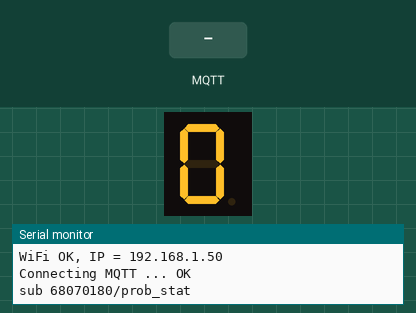
The sketch below on a simulated Arduino Uno R4 WiFi. Parts: 1-digit seven-segment display, the last lines printed to the serial monitor. Wiring (inferred from the names in the program): 1-digit 7-segment display, segments lit when LOW: segments D2, D3, D4, D5, D6, D7, D8. Inputs (shaded band) come from the test bench. WiFi joins after 1.5 s; servers stay silent unless stated; random numbers use the default seed unless the sketch sets one; no MQTT or app messages arrive unless stated; the segment pins are drawn as the display they are named for.

Above: at 2.7 s.
2.8 s: MQTT message "Gate 7" arrives on the first subscribed topic
At 3.1 s:
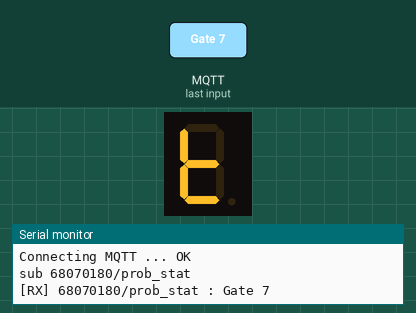
4.3 s: MQTT message "6" arrives on the first subscribed topic
At 5.4 s:
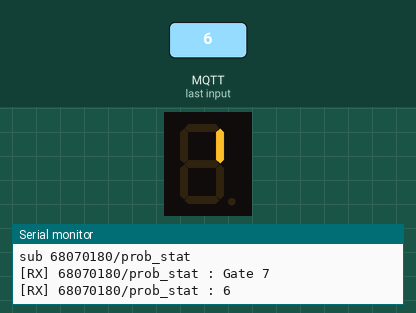
5.8 s: MQTT message "5" arrives on the first subscribed topic
At 6.6 s:
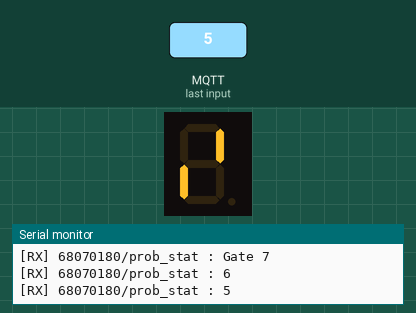
7.3 s: MQTT message "90" arrives on the first subscribed topic
At 7.7 s:
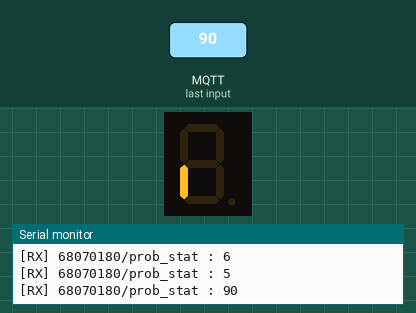
8.8 s: MQTT message "200" arrives on the first subscribed topic
At 10.0 s:
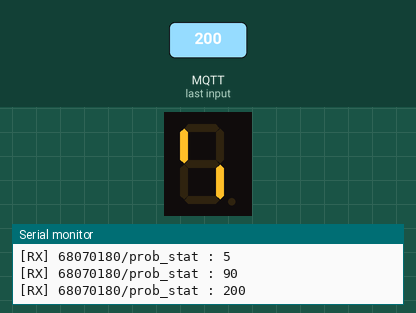
10.3 s: MQTT message "1" arrives on the first subscribed topic
At 11.2 s:
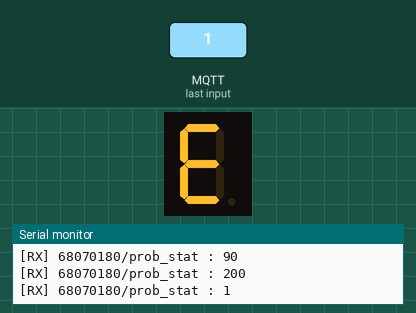
Timing chart, 0 to 12.8 s (numbered marks = the images above; inputs shaded):
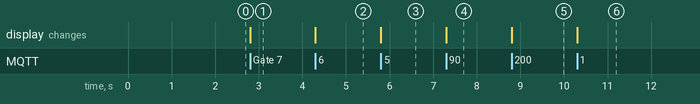

Measured:
- after the input at 2.8 s, the display: changes at once (image 1)
- after the input at 4.3 s, the display: changes at once (image 2)
- after the input at 5.8 s, the display: changes at once (image 3)
- after the input at 7.3 s, the display: changes at once (image 4)
- after the input at 8.8 s, the display: changes at once (image 5)
- after the input at 10.3 s, the display: changes at once (image 6)

The sketch:

FINAL68_Q2_Gate_7Segment.ino
```cpp
// =====================================================================
// Final 68 ข้อ 2 : 7-segment กับการสุ่ม Gate ที่ Changi (1 คะแนน)
// subscribe topic student_id/prob_stat (ตัวเลข 0–9 ที่ระบบสุ่มส่งมา)
// แล้วแสดงบน 7-segment ขนาด 1 หลัก
//
// บอร์ด Arduino UNO R4 WiFi   ไลบรารี: MQTT (MQTTClient.h)
// วงจร 7-Segment (Common Cathode):
//   a -> D2, b -> D3, c -> D4, d -> D5, e -> D6, f -> D7, g -> D8 (ผ่าน R 330Ω ทุกเส้น)
//   Common -> GND
// =====================================================================

#include <WiFiS3.h>
#include <MQTTClient.h>

// ===== แก้ตรงนี้ =====
const char WIFI_SSID[]  = "iphone 80 promax";
const char WIFI_PASSWORD[]  = "88888888";
const String STUDENT_ID = "68070180";           // <<< รหัสนักศึกษา

const char MQTT_BROKER_ADRRESS[] = "phycom.it.kmitl.ac.th";
// const char MQTT_BROKER_ADRRESS[] = "mqtt-dashboard.com";
// const char MQTT_BROKER_ADRRESS[] = "test.mosquitto.org";
const int   MQTT_PORT = 1883;

const int SEG_PINS[7] = {2, 3, 4, 5, 6, 7, 8};  // a, b, c, d, e, f, g
const bool COMMON_ANODE = false;                 // ถ้า 7-Segment เป็น Common Anode ให้เป็น true และต่อ Common -> 5V

//          a
//        -----
//     f |     | b
//        --g--
//     e |     | c
//        -----
//          d
const byte DIGITS[10][7] = {
  {1,1,1,1,1,1,0},  // 0
  {0,1,1,0,0,0,0},  // 1
  {1,1,0,1,1,0,1},  // 2
  {1,1,1,1,0,0,1},  // 3
  {0,1,1,0,0,1,1},  // 4
  {1,0,1,1,0,1,1},  // 5
  {1,0,1,1,1,1,1},  // 6
  {1,1,1,0,0,0,0},  // 7
  {1,1,1,1,1,1,1},  // 8
  {1,1,1,1,0,1,1}   // 9
};

String TOPIC_GATE;
WiFiClient network;
MQTTClient mqtt = MQTTClient(256);

void writeSeg(int i, bool on) {
  if (COMMON_ANODE) on = !on;
  digitalWrite(SEG_PINS[i], on ? HIGH : LOW);
}

void showDigit(int n) {
  for (int i = 0; i < 7; i++) writeSeg(i, DIGITS[n][i]);
}

void showDash() {                                // ขีดกลาง = ยังไม่ได้รับค่า / ค่าผิด
  for (int i = 0; i < 7; i++) writeSeg(i, i == 6);
}

void messageReceived(String &topic, String &payload) {
  String msg = payload;
  msg.trim();
  Serial.print("[RX] ");
  Serial.print(topic);
  Serial.print(" : ");
  Serial.println(msg);

  // รับได้ทั้ง "7", "7.0" หรือ "Gate 7" โดยหาตัวเลขตัวแรกในข้อความ
  for (unsigned int i = 0; i < msg.length(); i++) {
    if (isDigit(msg[i])) { showDigit(msg[i] - '0'); return; }
  }
  showDash();
}

void connectWiFi() {
  Serial.print("Connecting WiFi: ");
  Serial.println(WIFI_SSID);
  while (WiFi.begin(WIFI_SSID, WIFI_PASSWORD) != WL_CONNECTED) { Serial.print("."); delay(3000); }
  while (WiFi.localIP() == IPAddress(0, 0, 0, 0)) delay(200);
  Serial.print("WiFi OK, IP = ");
  Serial.println(WiFi.localIP());
}

void connectToMQTT() {
  while (!mqtt.connected()) {
    String clientId = "r4-" + STUDENT_ID + "-" + String(random(0xFFFF), HEX);
    Serial.print("Connecting MQTT ... ");
    if (mqtt.connect(clientId.c_str())) {
      Serial.println("OK");
      mqtt.subscribe(TOPIC_GATE.c_str());
      Serial.println("sub " + TOPIC_GATE);
    } else {
      Serial.print("fail err=");
      Serial.print(mqtt.lastError()); Serial.print(" rc="); Serial.println(mqtt.returnCode());
      delay(2000);
    }
  }
}

void setup() {
  Serial.begin(9600);
  for (int i = 0; i < 7; i++) pinMode(SEG_PINS[i], OUTPUT);
  showDash();
  TOPIC_GATE = STUDENT_ID + "/prob_stat";
  connectWiFi();
  randomSeed(micros());
  mqtt.begin(MQTT_BROKER_ADRRESS, MQTT_PORT, network);
  mqtt.onMessage(messageReceived);
  connectToMQTT();
}

void loop() {
  if (WiFi.status() != WL_CONNECTED) connectWiFi();
  if (!mqtt.connected()) connectToMQTT();
  mqtt.loop();
}
```
